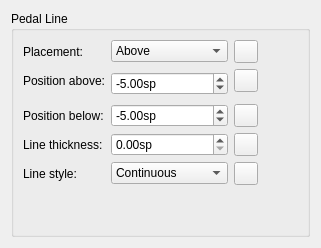
      <widget class="QWidget" name="PagePedalTrillDynamics">
       <layout class="QVBoxLayout" name="verticalLayout_34">
        <item>
         <widget class="QGroupBox" name="groupBox_21">
          <property name="title">
           <string>Pedal Line</string>
          </property>
          <layout class="QGridLayout" name="gridLayout11">
           <item row="1" column="0">
            <widget class="QLabel" name="label_96">
             <property name="text">
              <string>Position above:</string>
             </property>
             <property name="buddy">
              <cstring>pedalLinePosAbove</cstring>
             </property>
            </widget>
           </item>
           <item row="1" column="4">
            <spacer name="horizontalSpacer_8">
             <property name="orientation">
              <enum>Qt::Horizontal</enum>
             </property>
             <property name="sizeHint" stdset="0">
              <size>
               <width>40</width>
               <height>20</height>
              </size>
             </property>
            </spacer>
           </item>
           <item row="5" column="0">
            <widget class="QLabel" name="label_106">
             <property name="text">
              <string>Line style:</string>
             </property>
             <property name="buddy">
              <cstring>pedalLineStyle</cstring>
             </property>
            </widget>
           </item>
           <item row="4" column="0">
            <widget class="QLabel" name="label_107">
             <property name="text">
              <string>Line thickness:</string>
             </property>
             <property name="buddy">
              <cstring>pedalLineWidth</cstring>
             </property>
            </widget>
           </item>
           <item row="6" column="0">
            <spacer name="verticalSpacer_19">
             <property name="orientation">
              <enum>Qt::Vertical</enum>
             </property>
             <property name="sizeHint" stdset="0">
              <size>
               <width>20</width>
               <height>40</height>
              </size>
             </property>
            </spacer>
           </item>
           <item row="5" column="3">
            <widget class="QToolButton" name="resetPedalLineStyle">
             <property name="toolTip">
              <string>Reset to default</string>
             </property>
             <property name="accessibleName">
              <string>Reset 'Line style' setting</string>
             </property>
             <property name="text">
              <string notr="true"/>
             </property>
             <property name="icon">
              <iconset resource="musescore.qrc">
               <normaloff>:/data/icons/edit-reset.svg</normaloff>:/data/icons/edit-reset.svg</iconset>
             </property>
            </widget>
           </item>
           <item row="1" column="3">
            <widget class="QToolButton" name="resetPedalLinePosAbove">
             <property name="toolTip">
              <string>Reset to default</string>
             </property>
             <property name="accessibleName">
              <string>Reset 'Position above' value</string>
             </property>
             <property name="text">
              <string notr="true"/>
             </property>
             <property name="icon">
              <iconset resource="musescore.qrc">
               <normaloff>:/data/icons/edit-reset.svg</normaloff>:/data/icons/edit-reset.svg</iconset>
             </property>
            </widget>
           </item>
           <item row="4" column="3">
            <widget class="QToolButton" name="resetPedalLineWidth">
             <property name="toolTip">
              <string>Reset to default</string>
             </property>
             <property name="accessibleName">
              <string>Reset 'Line thickness' value</string>
             </property>
             <property name="text">
              <string notr="true"/>
             </property>
             <property name="icon">
              <iconset resource="musescore.qrc">
               <normaloff>:/data/icons/edit-reset.svg</normaloff>:/data/icons/edit-reset.svg</iconset>
             </property>
            </widget>
           </item>
           <item row="0" column="0">
            <widget class="QLabel" name="label_124">
             <property name="text">
              <string>Placement:</string>
             </property>
             <property name="buddy">
              <cstring>pedalLinePlacement</cstring>
             </property>
            </widget>
           </item>
           <item row="0" column="3">
            <widget class="QToolButton" name="resetPedalLinePlacement">
             <property name="toolTip">
              <string>Reset to default</string>
             </property>
             <property name="accessibleName">
              <string>Reset 'Placement' value</string>
             </property>
             <property name="text">
              <string notr="true"/>
             </property>
             <property name="icon">
              <iconset resource="musescore.qrc">
               <normaloff>:/data/icons/edit-reset.svg</normaloff>:/data/icons/edit-reset.svg</iconset>
             </property>
            </widget>
           </item>
           <item row="0" column="1">
            <widget class="QComboBox" name="pedalLinePlacement">
             <item>
              <property name="text">
               <string notr="true">Above</string>
              </property>
             </item>
             <item>
              <property name="text">
               <string notr="true">Below</string>
              </property>
             </item>
            </widget>
           </item>
           <item row="4" column="1">
            <widget class="QDoubleSpinBox" name="pedalLineWidth">
             <property name="suffix">
              <string>sp</string>
             </property>
             <property name="singleStep">
              <double>0.100000000000000</double>
             </property>
            </widget>
           </item>
           <item row="5" column="1">
            <widget class="QComboBox" name="pedalLineStyle">
             <item>
              <property name="text">
               <string>Continuous</string>
              </property>
             </item>
             <item>
              <property name="text">
               <string>Dashed</string>
              </property>
             </item>
             <item>
              <property name="text">
               <string>Dotted</string>
              </property>
             </item>
             <item>
              <property name="text">
               <string>Dash-dotted</string>
              </property>
             </item>
             <item>
              <property name="text">
               <string>Dash-dot-dotted</string>
              </property>
             </item>
            </widget>
           </item>
           <item row="1" column="1" rowspan="2">
            <widget class="QDoubleSpinBox" name="pedalLinePosAbove">
             <property name="suffix">
              <string extracomment="spatium unit">sp</string>
             </property>
             <property name="minimum">
              <double>-1000.000000000000000</double>
             </property>
             <property name="maximum">
              <double>1000.000000000000000</double>
             </property>
             <property name="value">
              <double>-5.000000000000000</double>
             </property>
            </widget>
           </item>
           <item row="3" column="0">
            <widget class="QLabel" name="label_139">
             <property name="text">
              <string>Position below:</string>
             </property>
             <property name="buddy">
              <cstring>pedalLinePosBelow</cstring>
             </property>
            </widget>
           </item>
           <item row="3" column="1">
            <widget class="QDoubleSpinBox" name="pedalLinePosBelow">
             <property name="suffix">
              <string extracomment="spatium unit">sp</string>
             </property>
             <property name="minimum">
              <double>-1000.000000000000000</double>
             </property>
             <property name="maximum">
              <double>1000.000000000000000</double>
             </property>
             <property name="value">
              <double>-5.000000000000000</double>
             </property>
            </widget>
           </item>
           <item row="3" column="3">
            <widget class="QToolButton" name="resetPedalLinePosBelow">
             <property name="toolTip">
              <string>Reset to default</string>
             </property>
             <property name="accessibleName">
              <string>Reset 'Position below' value</string>
             </property>
             <property name="text">
              <string notr="true"/>
             </property>
             <property name="icon">
              <iconset resource="musescore.qrc">
               <normaloff>:/data/icons/edit-reset.svg</normaloff>:/data/icons/edit-reset.svg</iconset>
             </property>
            </widget>
           </item>
          </layout>
         </widget>
        </item>
       </layout>
      </widget>
